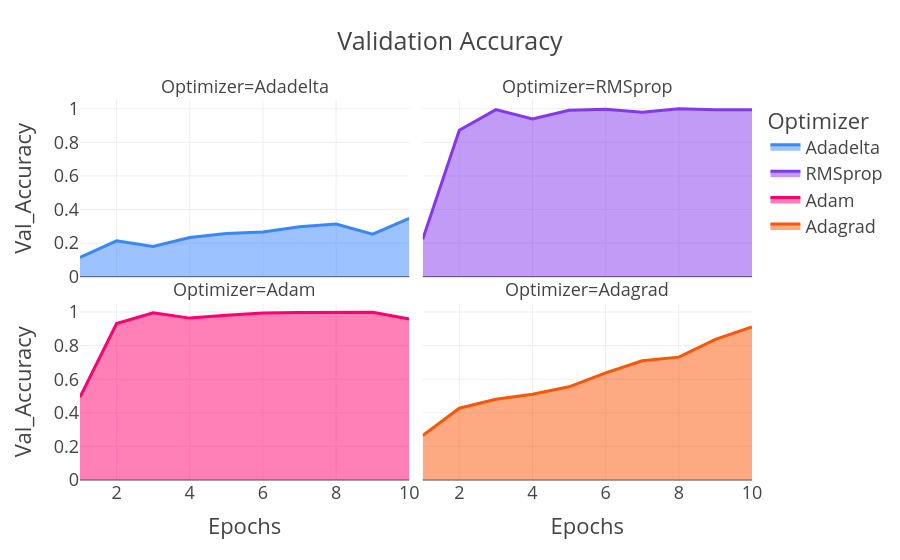

The notebook cell saved with this chart:
### Code cell
scatterplot = px.area(
    data_frame=opt,
    x="Epochs",
    y="Val_Accuracy",
    color="Optimizer",                                              
    color_discrete_sequence=["#3a86ff", "#8338ec", "#ff006e", "#fb5607"],
    facet_col='Optimizer',      
    facet_col_wrap=2,
    title='Validation Accuracy',
    #width=500,                 
    #height=500,                
    template='presentation',    
)
pyo.iplot(scatterplot, filename = 'Opt_val_acc')

### Figure 1 — Plotly figure (JSON) as saved in the notebook; plotly's stock layout.template omitted (floating-point values rounded to 4 significant figures)
{"data": [{"fillpattern": {"shape": ""}, "hovertemplate": "Optimizer=Adadelta<br>Epochs=%{x}<br>Val_Accuracy=%{y}<extra></extra>", "legendgroup": "Adadelta", "line": {"color": "#3a86ff"}, "marker": {"symbol": "circle"}, "mode": "lines", "name": "Adadelta", "orientation": "v", "showlegend": true, "stackgroup": "1", "type": "scatter", "x": [6, 8, 10, 9, 3, 4, 7, 1, 2, 5], "xaxis": "x3", "y": [0.2659, 0.3133, 0.3478, 0.2537, 0.1806, 0.2333, 0.298, 0.115, 0.2135, 0.2567], "yaxis": "y3"}, {"fillpattern": {"shape": ""}, "hovertemplate": "Optimizer=RMSprop<br>Epochs=%{x}<br>Val_Accuracy=%{y}<extra></extra>", "legendgroup": "RMSprop", "line": {"color": "#8338ec"}, "marker": {"symbol": "circle"}, "mode": "lines", "name": "RMSprop", "orientation": "v", "showlegend": true, "stackgroup": "1", "type": "scatter", "x": [9, 5, 8, 10, 3, 2, 1, 6, 4, 7], "xaxis": "x4", "y": [0.9944, 0.9907, 0.9994, 0.9935, 0.9948, 0.8717, 0.2224, 0.9963, 0.9385, 0.9791], "yaxis": "y4"}, {"fillpattern": {"shape": ""}, "hovertemplate": "Optimizer=Adam<br>Epochs=%{x}<br>Val_Accuracy=%{y}<extra></extra>", "legendgroup": "Adam", "line": {"color": "#ff006e"}, "marker": {"symbol": "circle"}, "mode": "lines", "name": "Adam", "orientation": "v", "showlegend": true, "stackgroup": "1", "type": "scatter", "x": [2, 1, 10, 4, 8, 3, 9, 5, 6, 7], "xaxis": "x", "y": [0.9315, 0.4931, 0.9589, 0.9639, 0.9969, 0.9961, 0.9985, 0.9813, 0.995, 0.9974], "yaxis": "y"}, {"fillpattern": {"shape": ""}, "hovertemplate": "Optimizer=Adagrad<br>Epochs=%{x}<br>Val_Accuracy=%{y}<extra></extra>", "legendgroup": "Adagrad", "line": {"color": "#fb5607"}, "marker": {"symbol": "circle"}, "mode": "lines", "name": "Adagrad", "orientation": "v", "showlegend": true, "stackgroup": "1", "type": "scatter", "x": [7, 4, 8, 5, 10, 1, 2, 6, 3, 9], "xaxis": "x2", "y": [0.7102, 0.5111, 0.7315, 0.555, 0.9107, 0.2643, 0.4272, 0.6376, 0.4809, 0.8369], "yaxis": "y2"}], "layout": {"annotations": [{"showarrow": false, "text": "Optimizer=Adam", "x": 0.245, "xanchor": "center", "xref": "paper", "y": 0.465, "yanchor": "bottom", "yref": "paper"}, {"showarrow": false, "text": "Optimizer=Adagrad", "x": 0.755, "xanchor": "center", "xref": "paper", "y": 0.465, "yanchor": "bottom", "yref": "paper"}, {"showarrow": false, "text": "Optimizer=Adadelta", "x": 0.245, "xanchor": "center", "xref": "paper", "y": 1.0, "yanchor": "bottom", "yref": "paper"}, {"showarrow": false, "text": "Optimizer=RMSprop", "x": 0.755, "xanchor": "center", "xref": "paper", "y": 1.0, "yanchor": "bottom", "yref": "paper"}], "legend": {"title": {"text": "Optimizer"}, "tracegroupgap": 0}, "title": {"text": "Validation Accuracy"}, "xaxis": {"anchor": "y", "domain": [0, 0.49], "title": {"text": "Epochs"}}, "xaxis2": {"anchor": "y2", "domain": [0.51, 1], "matches": "x", "title": {"text": "Epochs"}}, "xaxis3": {"anchor": "y3", "domain": [0, 0.49], "matches": "x", "showticklabels": false}, "xaxis4": {"anchor": "y4", "domain": [0.51, 1], "matches": "x", "showticklabels": false}, "yaxis": {"anchor": "x", "domain": [0, 0.465], "title": {"text": "Val_Accuracy"}}, "yaxis2": {"anchor": "x2", "domain": [0, 0.465], "matches": "y", "showticklabels": false}, "yaxis3": {"anchor": "x3", "domain": [0.535, 1.0], "matches": "y", "title": {"text": "Val_Accuracy"}}, "yaxis4": {"anchor": "x4", "domain": [0.535, 1.0], "matches": "y", "showticklabels": false}}}
